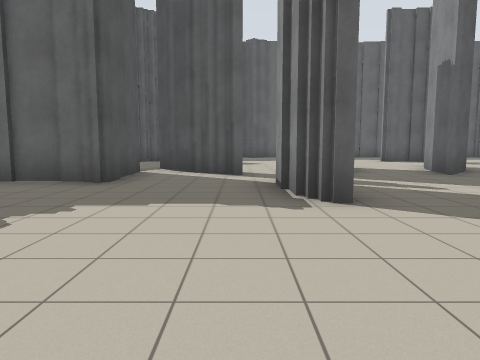
view 1 (above)

19 first-person views from a walk through a world built for the Player/Stage simulator. The camera is 1.2 m above the floor, tilts 6° down and sees 70° across. The lines on the ground mark 1 m squares. The floor is counted in squares, 2 m on a side. Each view is taken from the middle of a square. On the plan, view 1 faces up. The plan holds only what a view shows up to about 9 squares ahead; the rest is blank.

view 2
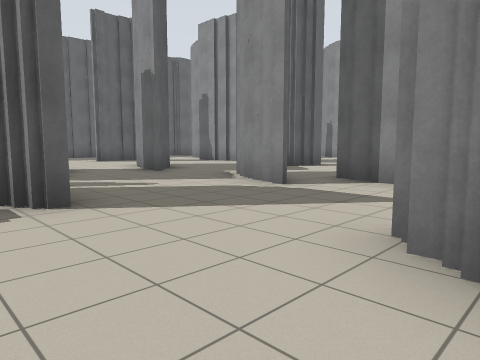

view 3
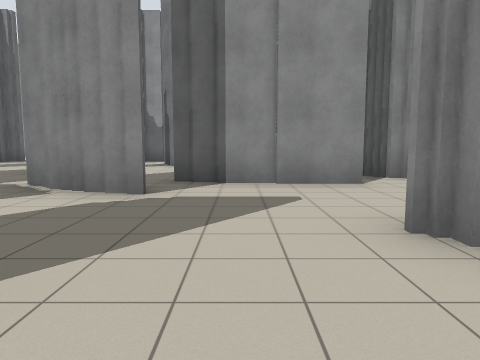

view 4
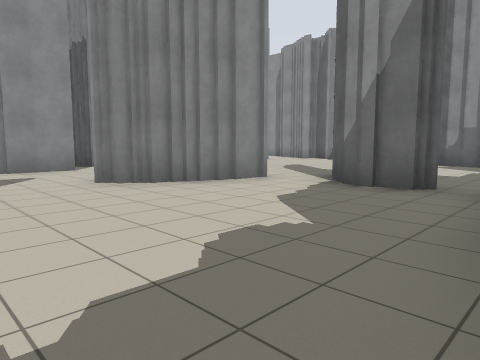

view 5
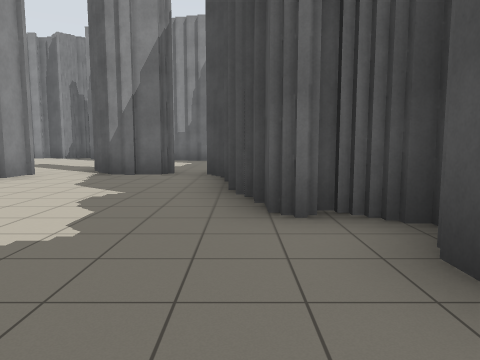

view 6
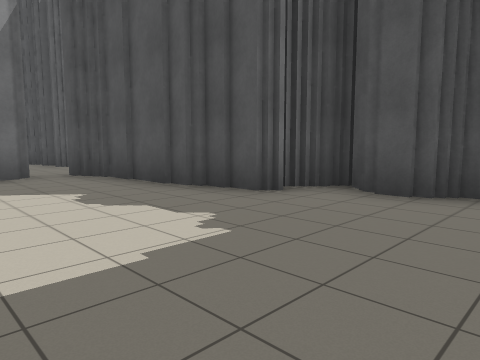

view 7
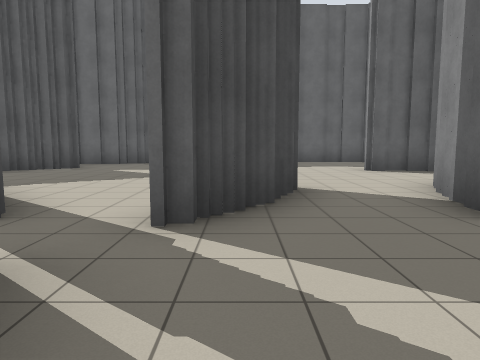

view 8
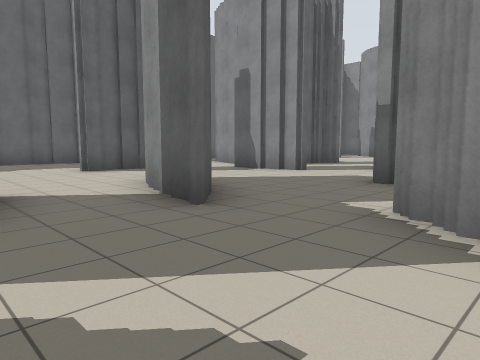

view 9
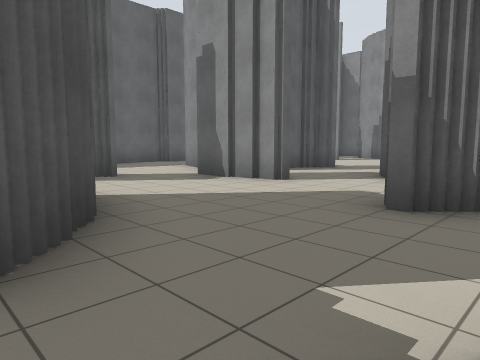

view 10
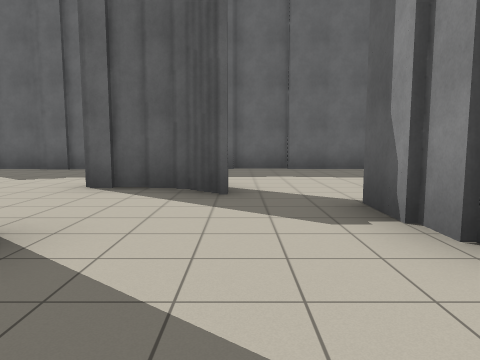

view 11
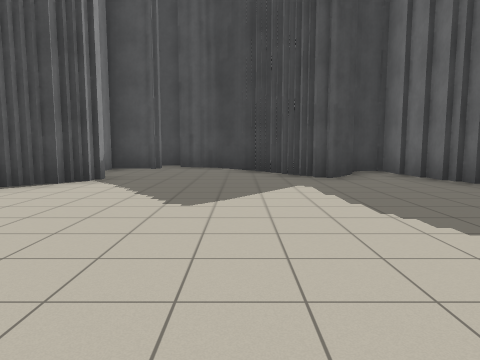

view 12
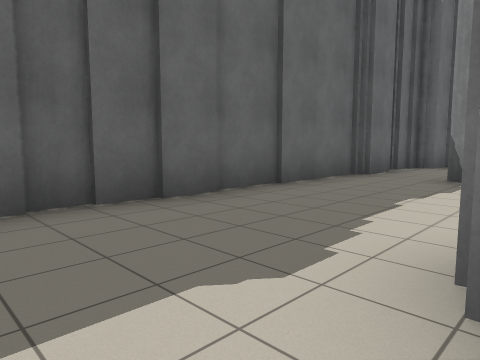

view 13
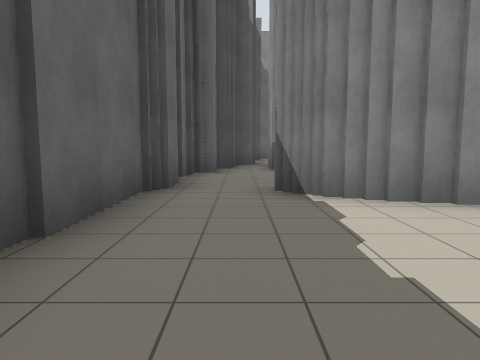

view 14
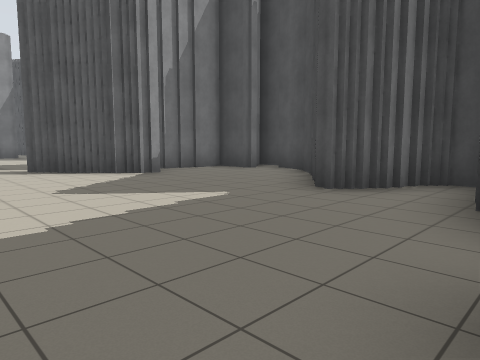

view 15
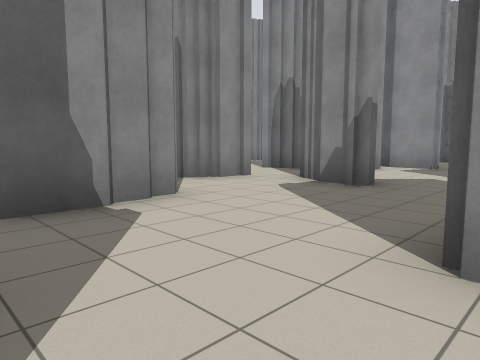

view 16
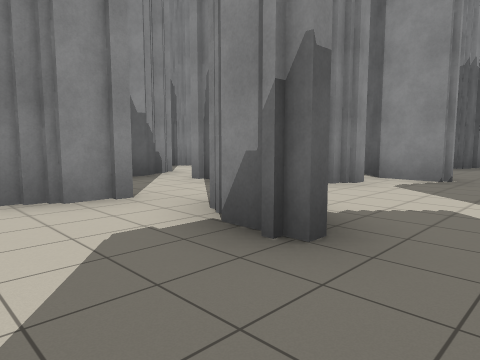

view 17
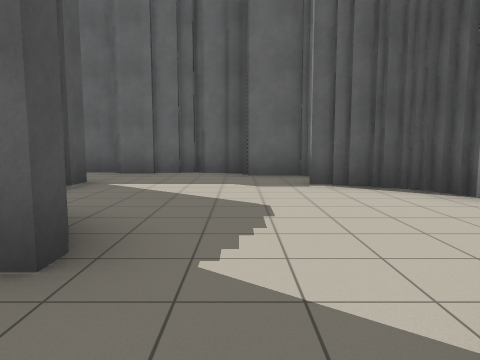

view 18
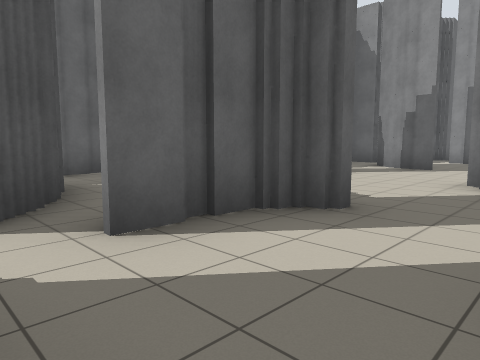

view 19
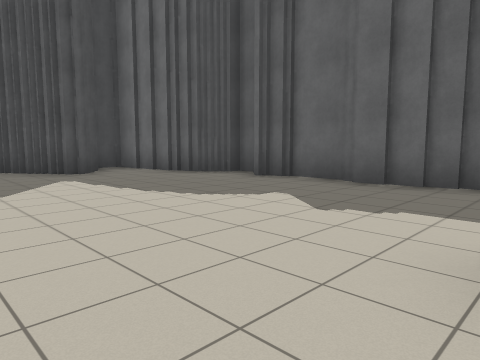

### Floor plan
Key: @ floor where view 1 was taken; # wall or solid block; . floor.
Columns run from 5 left of view 1 to 18 right of it. Each row starts with its distance up from view 1.
 16     ###############
 15  ####.#.........#.###
 14  #...................
 13  ##............#....#
 12  ##.......##...#....#...
 11 ##.........#..##.......#
 10 #.............####......
  9 ##........#...#.....#.
  8  #.##..#..#........
  7  #####.#..#....##
  6  ###.........#...
  5  .....#...#......#
  4 #.....#..##....#.#
  3 ##.........#..##
  2 ##.........#...
  1  ##........#.##
  0   #..@.#....#.
 -1   #....#  .##.
 -2   #.##.      #
 -3   ...#..
 -4   ... ..
 -5   #..
 -6     .
 -7     .
 -8     #

Where each view was taken, in squares from view 1:
view 1: 0 up, 0 right, facing up
view 2: 0 up, 0 right, facing up-right
view 3: 2 up, 0 right, facing right
view 4: 3 up, 3 left, facing down-right
view 5: 5 up, 3 left, facing down
view 6: 5 up, 0 right, facing down-left
view 7: 4 up, 2 right, facing up
view 8: 4 up, 2 right, facing up-right
view 9: 5 up, 4 right, facing up-right
view 10: 7 up, 7 right, facing up
view 11: 11 up, 4 right, facing left
view 12: 12 up, 4 right, facing up-right
view 13: 14 up, 6 right, facing right
view 14: 15 up, 2 right, facing down-left
view 15: 11 up, 5 right, facing down-right
view 16: 8 up, 6 right, facing down-right
view 17: 8 up, 13 right, facing up
view 18: 8 up, 9 right, facing up-right
view 19: 10 up, 5 right, facing up-left
